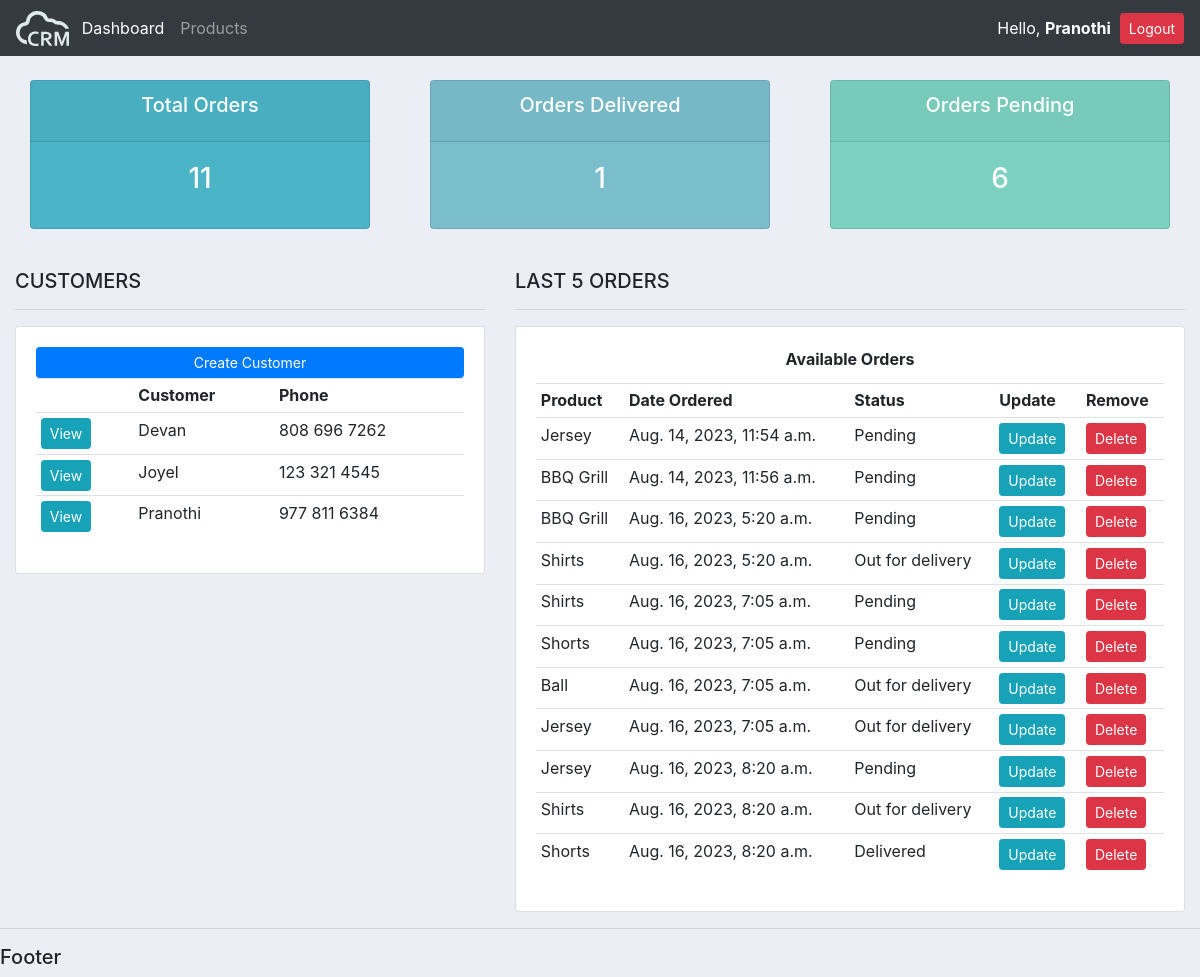
Page / (signed in) on the earlier database version.
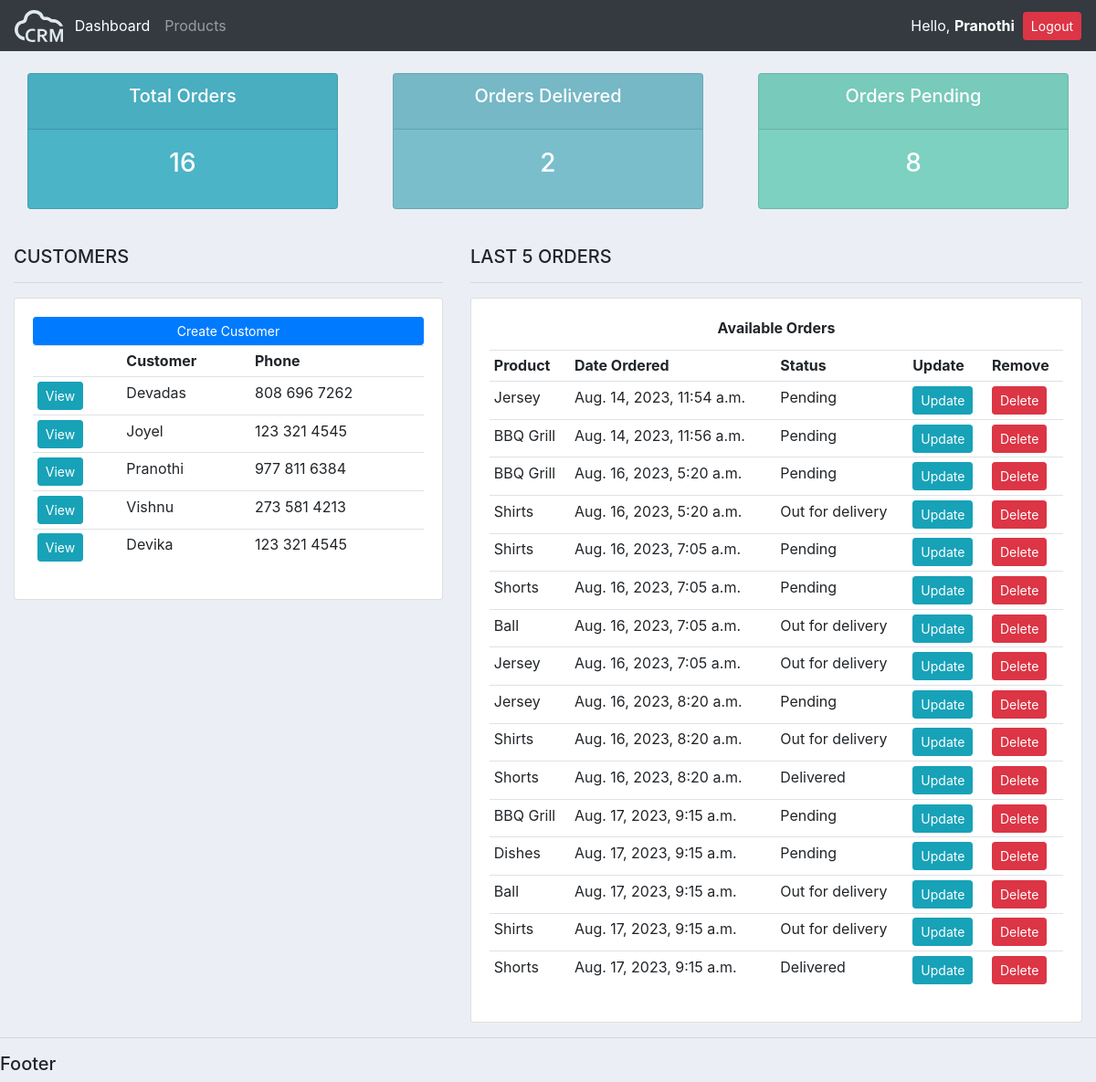
Same page on the later database version.
### accounts/models.py (models this page shows, shortened)
class Customer(models.Model):
    user = models.OneToOneField(User, null=True, blank=True, on_delete=models.CASCADE)
    name = models.CharField(max_length = 200, null = True)
    phone = models.CharField(max_length = 200, null = True)
    email = models.CharField(max_length = 200, null = True)
    profile_pic = models.ImageField(default='profile.png' ,null=True, blank=True)
    date_created = models.DateTimeField(auto_now_add = True, null = True)

class Order(models.Model):
    STATUS = (
        ('Pending', 'Pending'),
        ('Out for delivery','Out for delivery'),
        ('Delivered', 'Delivered')
    )
    customer = models.ForeignKey(Customer, null=True, on_delete=models.SET_NULL)
    product = models.ForeignKey(Product, null=True, on_delete=models.SET_NULL)
    date_created = models.DateTimeField(auto_now_add = True, null = True)
    status = models.CharField(max_length = 200, null = True, choices=STATUS)
    note = models.CharField(max_length=200, null = True)

class Product(models.Model):
    CATEGORY = (
        ('Indoor', 'Indoor'),
        ('Outdoor', 'Outdoor')
    )
    name = models.CharField(max_length = 200, null = True)
    price = models.FloatField(null = True)
    category = models.CharField(max_length = 200, null = True, choices=CATEGORY)
    description = models.CharField(max_length = 200, null = True, blank=True)
    date_created = models.DateTimeField(auto_now_add = True, null = True)
    tags = models.ManyToManyField(Tag)
    def __str__(self) -> str:
        return self.name

### accounts/decorators.py (the view)
    def wrapper_function(request, *args, **kwargs):
        group = None
        if request.user.groups.exists():
            group = request.user.groups.all()[0].name
        if group == 'customer':
            return redirect('user-page')
        if group == 'admin':
            return view_func(request, *args, **kwargs)

### accounts/views.py (called while the page is built)
@login_required(login_url='login')
@admin_only
def home(request):
    orders = Order.objects.all()
    customers = Customer.objects.all()
    total_customer = customers.count()
    total_orders = orders.count()
    delivered = orders.filter(status='Delivered').count()
    pending = orders.filter(status='Pending').count()
    context = {'orders': orders, 'customers': customers, 'total_orders':total_orders, 'delivered': delivered, 'pending':pending}
    return render(request,'accounts/dashboard.html', context)

### accounts/templates/accounts/dashboard.html (shortened to what this page needs)
{% extends 'accounts/main.html' %}
{% block content %}
{% include 'accounts/status.html' %}
<br>
<div class="container-fluid">
    <div class="row">
        <div class="col-md-5">
            <h5>CUSTOMERS</h5>
            <hr>
            <div class="card card-body">
                <a class="btn btn-primary btn-sm btn-block" href={% url 'create_customer' %}>Create Customer</a>
                <table class ="table table-sm">
                    <tr>
                        <th></th>
                        <th>Customer</th>
                        <th>Phone</th>
                    </tr>
                    {% for customer in customers %}
                        <tr>
                            <td><a class="btn btn-sm btn-info" href="{% url 'customer' customer.id%}">View</a></td>
                            <td>{{customer.name}}</td>
                            <td>{{customer.phone}}</td>
                        </tr>
                    {% endfor %}
                </table>
            </div>
        </div>
        <div class="col-md-7">
            <h5>LAST 5 ORDERS</h5>
            <hr>
            <div class="card card-body">
                <div class="card-title" style="display:flex; justify-content: center; font-weight: 700">Available Orders</div>
                <table class ="table table-sm">
                    <tr>
                        <th>Product</th>
                        <th>Date Ordered</th>
                        <th>Status</th>
                        <th>Update</th>
                        <th>Remove</th>
                    </tr>
                    {% for order in orders %}
                        <tr>
                            <td>{{order.product}}</td>
                            <td>{{order.date_created}}</td>
                            <td>{{order.status}}</td>
                            <td><a class="btn btn-sm btn-info" href={% url 'update_order' order.id %}>Update</a></td>
                            <td><a class="btn btn-sm btn-danger" href={% url 'delete_order' order.id%}>Delete</a></td>
                        </tr>
                    {% endfor %}
                </table>
            </div>
        </div>
    </div>
</div>
{% endblock  %}

### accounts/templates/accounts/main.html (shortened to what this page needs)
{% load static %}
<!DOCTYPE html>
<html lang="en">
<head>
    <link rel="stylesheet" href="https://cdn.jsdelivr.net/npm/bootstrap@4.4.1/dist/css/bootstrap.min.css">
    <link rel="stylesheet" href="{% static '/css/main.css' %}">
</head>
<body>
    {% include 'accounts/navbar.html' %}
    {% block content %}
    {% endblock %}
    <hr>
    <h5>Footer</h5>
</body>
</html>

### accounts/templates/accounts/navbar.html (shortened to what this page needs)
{% load static %}
<nav class="navbar navbar-expand-lg navbar-dark bg-dark">
    <img style="height: 35px; padding-right: 5px;" src="{% static 'images/Vector.svg' %}" alt="">
    <div class="collapse navbar-collapse" id="navbarNav">
      <ul class="navbar-nav">
        {% if request.user.is_staff %}
        <li class="nav-item active">
          <a class="nav-link" href="{% url 'home' %}">Dashboard</a>
        </li>
        <li class="nav-item">
          <a class="nav-link" href="{% url 'products' %}">Products</a>
        </li>
        {% else %}
        <li class="nav-item active">
          <a class="nav-link" href="{% url 'account' %}">Settings</a>
        </li>
        {% endif %}
      </ul>
    </div>
    <span>Hello, <b>{{request.user}}</b></span>&nbsp;&nbsp;
    <span><a class="btn btn-sm btn-danger" href={% url 'logout' %}>Logout</a></span>
</nav>

### accounts/templates/accounts/status.html
<br>
<div class="container-fluid">
    <div class="row">
        <div class="col">
            <div class="col-md">
                <div class="card text-center text-white mb-3" id="total-orders">
                    <div class="card-header">
                        <h5 class="card-title">Total Orders</h5>
                    </div>
                    <div class="card-body">
                        <h3 class="card-title">{{total_orders}}</h3>
                    </div>
                </div>
            </div>
        </div>
        <div class="col">
            <div class="col-md">
                <div class="card text-center text-white mb-3" id="orders-delivered">
                    <div class="card-header">
                        <h5 class="card-title">Orders Delivered</h5>
                    </div>
                    <div class="card-body">
                        <h3 class="card-title">{{delivered}}</h3>
                    </div>
                </div>
            </div>
        </div>
        <div class="col">
            <div class="col-md">
                <div class="card text-center text-white mb-3" id="orders-pending">
                    <div class="card-header">
                        <h5 class="card-title">Orders Pending</h5>
                    </div>
                    <div class="card-body">
                        <h3 class="card-title">{{pending}}</h3>
                    </div>
                </div>
            </div>
        </div>
    </div>
</div>

### static/css/main.css (style rules this page uses)
body { background-color: #ebeff5; }
#total-orders { background-color: #4cb4c7; }
#orders-delivered { background-color: #7abecc ; }
#orders-pending { background-color: #7cd1c0; }

Differences in the rows shown:
changed Customer: name "Devan" → "Devadas"
added Customer: name "Vishnu", phone "273 581 4213"
added Customer: name "Devika", phone "123 321 4545"
added Order: product "BBQ Grill", date_created "Aug. 17, 2023, 9:15 a.m.", status "Pending"
added Order: product "Dishes", date_created "Aug. 17, 2023, 9:15 a.m.", status "Pending"
added Order: product "Ball", date_created "Aug. 17, 2023, 9:15 a.m.", status "Out for delivery"
added Order: product "Shirts", date_created "Aug. 17, 2023, 9:15 a.m.", status "Out for delivery"
added Order: product "Shorts", date_created "Aug. 17, 2023, 9:15 a.m.", status "Delivered"
Other differences:
{{ total_orders }}: "11" → "16"
{{ delivered }}: "1" → "2"
{{ pending }}: "6" → "8"
